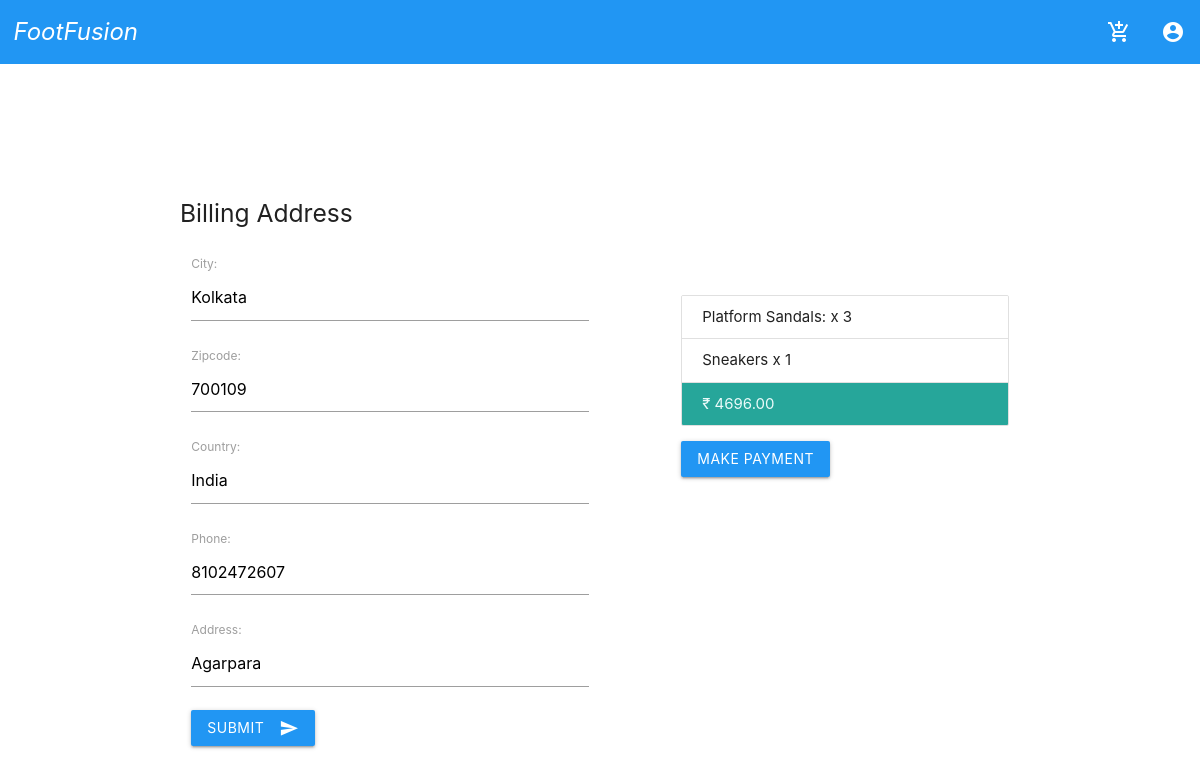
The app's page /App_Payment/payment/ (signed in), older data.
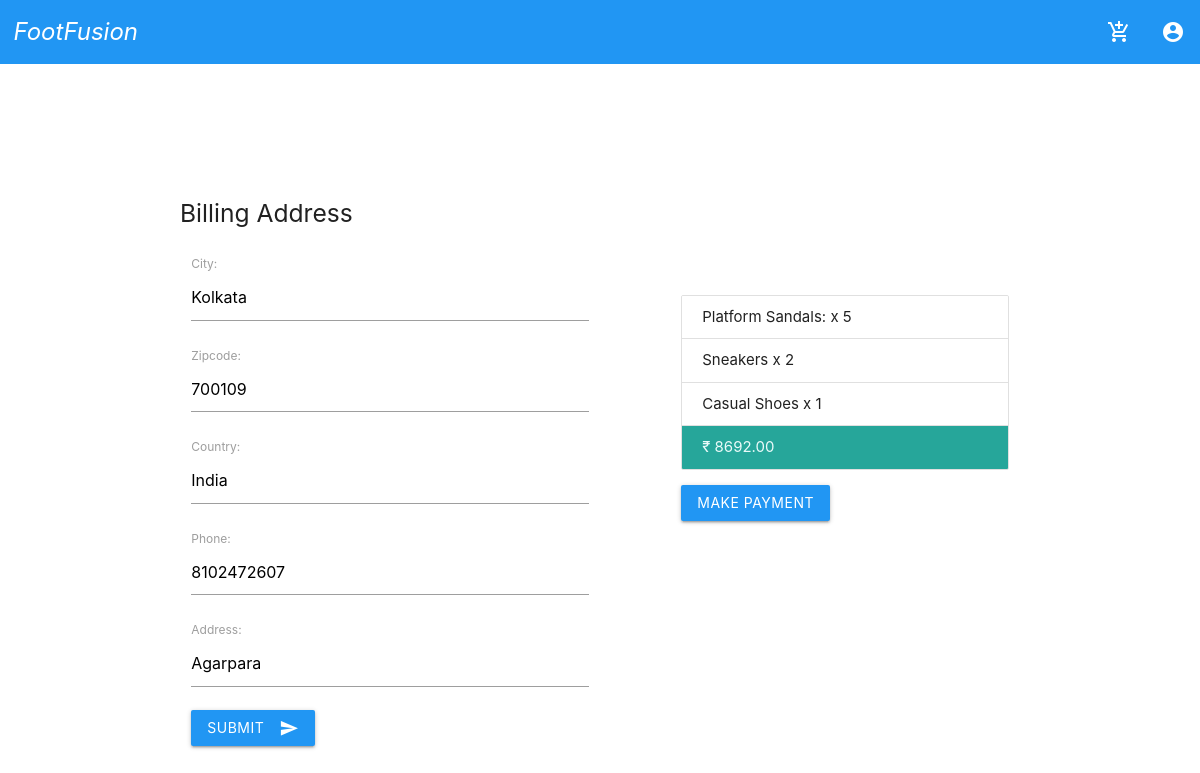
The same page, newer data.
### App_Order/models.py (models this page shows, shortened)
class Cart(models.Model):
    user = models.ForeignKey(settings.AUTH_USER_MODEL, on_delete=models.CASCADE, related_name='cart')
    item = models.ForeignKey(Product, on_delete=models.CASCADE)
    quantity = models.IntegerField(default=1)
    purchased = models.BooleanField(default=False)
    created = models.DateTimeField(auto_now_add=True)
    updated = models.DateTimeField(auto_now=True)
    def get_total(self):
        total = self.item.price * self.quantity
        float_total = format(total, '0.2f')
        return float_total

### App_shop/models.py (models this page shows, shortened)
class Product(models.Model):
    mainimage = models.ImageField(upload_to='Product')
    name = models.CharField(max_length=264)
    category = models.ForeignKey(Category, on_delete=models.CASCADE, related_name='category')
    preview_text = models.CharField(max_length=200, verbose_name= 'Preview_Text')
    description = models.TextField(max_length=500, verbose_name= 'Description')
    price = models.FloatField()
    old_price = models.FloatField(default=0.00)
    created = models.DateTimeField(auto_now_add=True)
    class Meta:
        ordering = ['-created']

### App_Payment/views.py (the view)
# urls.py: path('payment/',views.checkoutView, name='payment'),
def checkoutView(request):
    saved_address, created = billingAddress.objects.get_or_create(user=request.user)
    form = billingAddressForm(instance=saved_address)
    if request.method == 'POST':
        form = billingAddressForm(request.POST, instance=saved_address)
        if form.is_valid():
            form.save()
            messages.success(request, "Address Saved")
            return redirect('App_Payment:payment')
    order_qs = Order.objects.filter(user=request.user, ordered=False)
    order_items = order_qs[0].orderitems.all()
    order_total = order_qs[0].get_totals()
    return render(request, 'App_Payment/checkOut.html', {
        'form': form,
        'order_items': order_items,
        'order_total': order_total,
        'saved_address': saved_address,
    })

### App_Payment/forms.py
class billingAddressForm(forms.ModelForm):
    class Meta:
        model = billingAddress
        fields = ['city', 'zipcode', 'country', 'phone', 'address']

### App_Order/models.py (called while the page is built)
    def get_totals(self):
        total = 0
        for order_item in self.orderitems.all():
            total += float(order_item.get_total())
        return total

### App_Payment/models.py (called while the page is built)
    def is_fully_filled(self):
        fields_name = [f.name for f in self._meta.get_fields()]
        for field_name in fields_name:
            value = getattr(self, field_name)
            if value is  None or value == '':
                return False
        return True

### templates/App_Payment/checkOut.html (shortened to what this page needs)
{% extends 'pages/base.html' %}
{% block content %}
{% include 'pages/navbar.html' %}
{% include 'pages/msg.html'%}
<div class="container" style="margin-top:10px;">
    <div class="row">
        <h5>Billing Address</h5>
        <form class="col s12 m6" method="post">
            {{form.as_p}}
            <button class="btn waves-effect blue waves-light"  name="action">Submit
                <i class="material-icons right">send</i>
            </button>
        </form>
        <div class="col s12 m5 offset-l1" style="margin-top: 50px;">
            <ul class="collection">
                {% for order_item in order_items%}
                <li class="collection-item">{{order_item.item.name}} x {{order_item.quantity}}</li>
                {% endfor %}
                <li class="collection-item active">&#x20B9;&nbsp;{{order_total|floatformat:2}}</li>
            </ul>
            <div>
                {% if saved_address.is_fully_filled %}
                <a class="btn waves-effect blue waves-light" href="{% url 'App_Payment:pay' %}" type="submit" name="action">Make Payment</a>
                {% else %}
                <p class="red-text">Please ensure all information is filled out to proceed with the payment</p>
                {% endif %}
             </div>
        </div>
    </div>
</div>
{% endblock %}

Row changes from the older to the newer data that the page shows:
changed Cart "Platform Sandals:": quantity "3" → "5"
changed Cart "Sneakers": quantity "1" → "2"
added Cart: item.name "Casual Shoes", quantity "1"
Text that changed along with them:
{{ order_total|floatformat:2 }}: "4696.00" → "8692.00"
